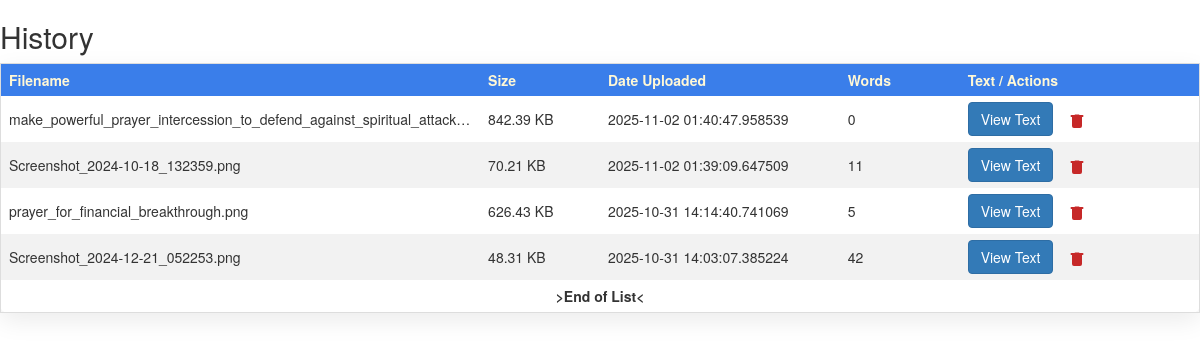
The app's page /history (signed in), older data.
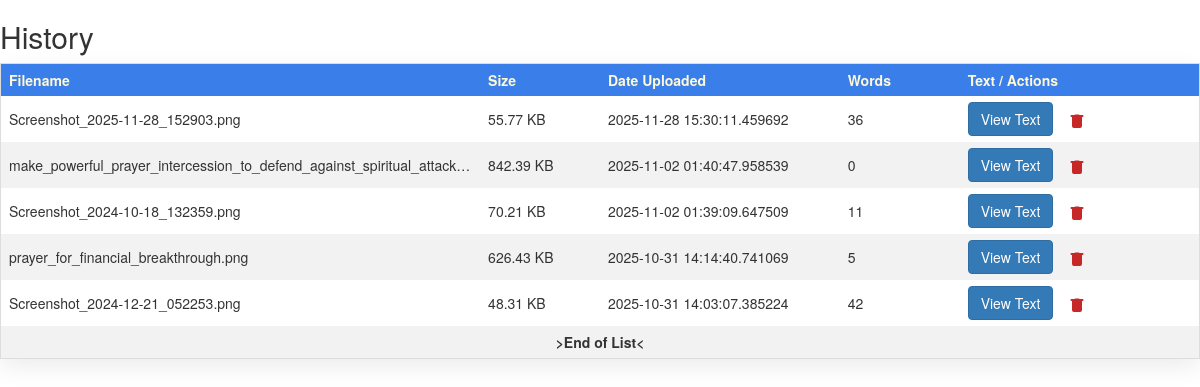
The same page, newer data.
### app.py (models this page shows, shortened)
class ImageExtracted(db.Model):
	id = db.Column(db.Integer, primary_key=True)
	userid = db.Column(db.String(20), nullable=True)
	filename = db.Column(db.String(70))
	text_extracted = db.Column(db.String, nullable=True)
	words = db.Column(db.Integer, default=0)
	date_created = db.Column(db.DateTime, default = datetime.now)#(datetime.timezone.utc))
	filesize = db.Column(db.String, nullable=True)

### app.py (the view)
@app.route('/history')
@login_required
def history():
	current_user_id = session.get('user_id')
	files = ImageExtracted.query.filter_by(userid=current_user_id).order_by(ImageExtracted.date_created.desc()).all()
	if not files:
		flash("Nothing yet", 'info')
	return render_template('history.html', files=files)

### app.py (called while the page is built)
def login_required(f):
	@wraps(f)
	def wrap(*args, **kwargs):
		if 'logged_in' in session:
			return f(*args, **kwargs)
		else:
			flash("You need to login first")
			return redirect(url_for('login'))
	return wrap

### templates/history.html (shortened to what this page needs)
{% extends 'base.html' %}
{% block body %}
<h2>History</h2>
<div class="card-shadow history-wrap">
    <table class="history-table">
        <thead>
            <tr>
                <th class="filename">Filename</th>
                <th class="size">Size</th>
                <th class="date">Date Uploaded</th>
                <th class="words">Words</th>
                <th class="actions">Text / Actions</th>
            </tr>
        </thead>
        <tbody>
        {% for file in files %}
            <tr id="{{ file.id }}">
                <td class="filename">{{ file.filename }}</td>
                <td class="size">{{ file.filesize }}</td>
                <td class="date">{{ file.date_created }}</td>
                <td class="words">{{ file.words }}</td>
                <td class="actions-cell">
                    <button class="btn btn-primary btn-view-text">View Text</button>
                    <button class="btn-delete" data-id="{{ file.id }}" title="Delete" aria-label="Delete">
                    </button>
                </td>
            </tr>
        {% endfor %}
            <tr>
                <td colspan="5" style="text-align: center; height: 30px;"><strong> >End of List< </strong></td>
            </tr>
        </tbody>
    </table>
</div>
{% endblock %}

### templates/base.html (shortened to what this page needs)
<!DOCTYPE html>
<html lang="en">
<head>
    <link rel="stylesheet" href="{{url_for('static', filename='styles.css')}}">
    <link rel="stylesheet" href="http://maxcdn.bootstrapcdn.com/bootstrap/3.3.6/css/bootstrap.min.css">
</head>
<body>
    {% block body %}{% endblock %}
</body>
</html>

### static/styles.css (style rules this page uses)
body { margin: 0; padding: 0; font-family: Verdana, Geneva, Tahoma, sans-serif; }
table { width: 100%; justify-content: center; margin-top: 10px; border-collapse: collapse; border: 1px solid #ddd; }
tr td { text-align: left; padding: 3px 10px 3px 3px; width: auto; }
th { background-color: rgb(58, 126, 234); text-align: left; padding: 3px 10px 3px 3px; color: rgb(255, 248, 214); width: 100%; }
tr:nth-child(even) { background-color: #f2f2f2; }
.history-table { width: 100%; table-layout: fixed; border-collapse: collapse; }
.history-table th.filename, .history-table td.filename { width: 40%; }
.history-table th.size, .history-table td.size { width: 10%; }
.history-table th.date, .history-table td.date { width: 20%; }
.history-table th.words, .history-table td.words { width: 10%; }
.history-table th.actions, .history-table td.actions, .history-table td.actions-cell { width: 20%; }
.history-table th, .history-table td { overflow: hidden; text-overflow: ellipsis; white-space: nowrap; padding: 6px 8px; }
.btn-view-text { margin-right: 8px; }
.btn-delete { background: transparent; border: none; color: #c62828; padding: 4px; cursor: pointer; vertical-align: middle; }
.btn-delete svg { display: inline-block; vertical-align: middle; }
.card-shadow { background: #fff; border-radius: 8px; box-shadow: 0 8px 24px rgba(0,0,0,0.08); -webkit-box-shadow: 0 8px 24px rgba(0,0,0,0.08); transition: box-shadow 180ms ease; }

Row changes from the older to the newer data that the page shows:
added ImageExtracted: filename "Screenshot_2025-11-28_152903.png", filesize "55.77 KB", date_created "2025-11-28 15:30:11.459692", words "36"
